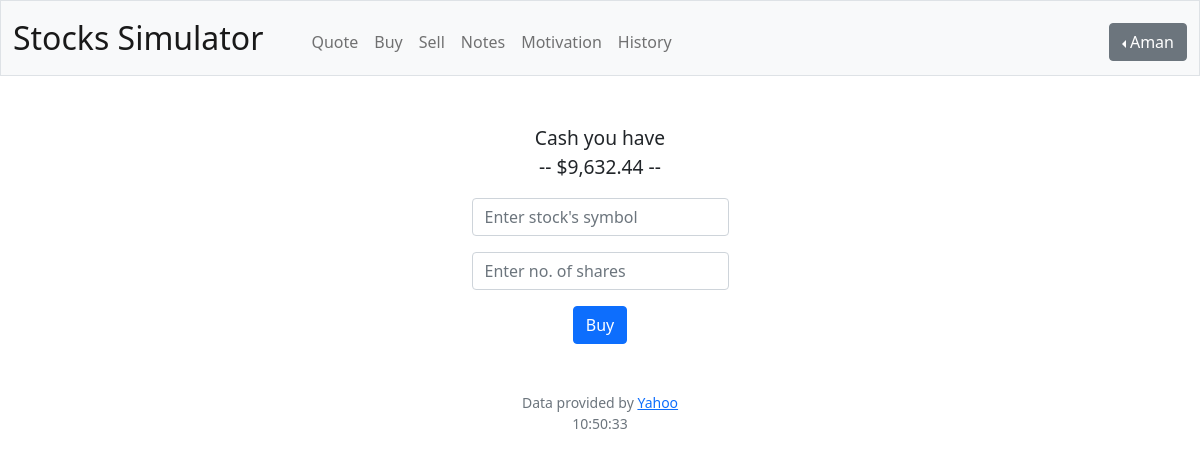
/buy (signed in), run on an earlier commit of the app's database.
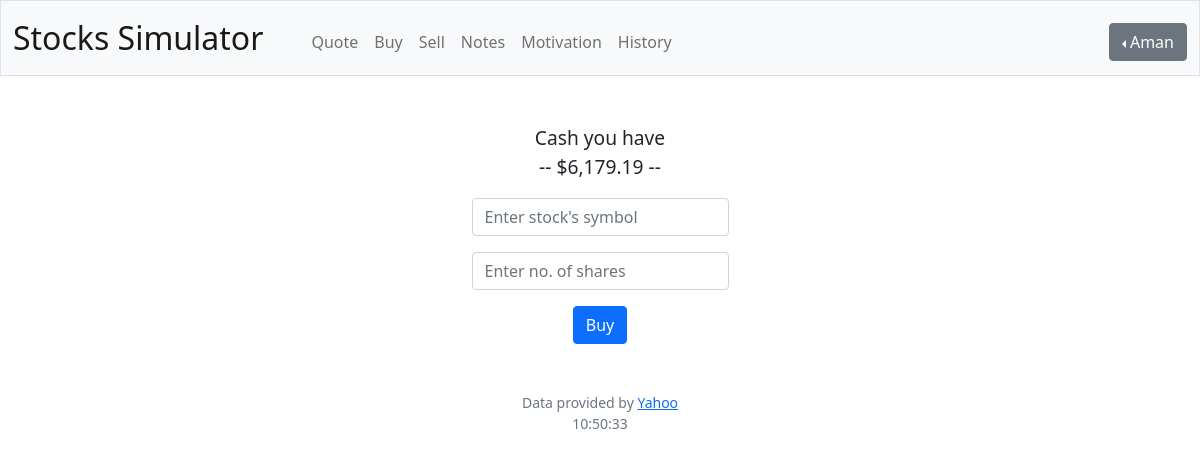
And on a later commit of the database.
### tables this page shows
CREATE TABLE users (id INTEGER PRIMARY KEY AUTOINCREMENT NOT NULL, username TEXT NOT NULL, hash TEXT NOT NULL, cash NUMERIC NOT NULL DEFAULT 10000.00);

### app.py (the view, shortened to what this page needs)
@app.route("/buy", methods=["GET", "POST"])
@login_required
def buy():
    cash = db.execute("SELECT cash FROM users WHERE id = ?",
                      session["user_id"])
    usrcsh = float(cash[0]["cash"])
    currentuser = db.execute(
        "SELECT username FROM users WHERE id = ?", session["user_id"])
    currentuser = currentuser[0]["username"]
    if request.method == "GET":
        return render_template("buy.html", usrcsh=usrcsh, currentuser=currentuser)

### app.py (called while the page is built)
@app.after_request
def after_request(response):
    response.headers["Cache-Control"] = "no-cache, no-store, must-revalidate"
    response.headers["Expires"] = 0
    response.headers["Pragma"] = "no-cache"
    return response

### helpers.py (called while the page is built)
def login_required(f):
    @wraps(f)
    def decorated_function(*args, **kwargs):
        if session.get("user_id") is None:
            return redirect("/login")
        return f(*args, **kwargs)
    return decorated_function

def usd(value):
    return f"${value:,.2f}"

### templates/buy.html (shortened to what this page needs)
{% extends "layout.html" %}
{% block main %}
<p style="font-size:larger ;">
    Cash you have <br> -- {{ usrcsh | usd }} -- <br>
</p>
<form action="/buy" method="post">
    <div class="mb-3">
        <input autocomplete="off" autofocus class="form-control mx-auto w-auto" name="symbol"
            placeholder="Enter stock's symbol" type="text">
    </div>
    <div class="mb-3">
        <input autocomplete="off" class="form-control mx-auto w-auto" name="shares" placeholder="Enter no. of shares"
            type="number">
    </div>
    <button class="btn btn-primary" type="submit">Buy</button>
</form>
{% endblock %}

### templates/layout.html (shortened to what this page needs)
<!DOCTYPE html>
<html lang="en">
<head>
    <link href="https://cdn.jsdelivr.net/npm/bootstrap@5.1.3/dist/css/bootstrap.min.css"
 rel="stylesheet">
    <link href="/static/styles.css" rel="stylesheet">
</head>
<body onload="startTime()"></body>
</html>
<nav class="bg-light border navbar navbar-expand-md navbar-light">
    <div class="container-fluid">
        <a class="navbar-brand" href="/">Stocks Simulator </a>
        <div class="collapse navbar-collapse " id="navbar">
            {% if session["user_id"] %}
            <ul class=" navbar-nav me-auto mt-2 ms-4">
                <li class="nav-item"><a class="nav-link" href="/quote">Quote</a></li>
                <li class="nav-item"><a class="nav-link" href="/buy">Buy</a></li>
                <li class="nav-item"><a class="nav-link" href="/sell">Sell</a></li>
                <li class="nav-item"><a class="nav-link" href="/notes">Notes</a></li>
                <li class="nav-item"><a class="nav-link" href="/motivation">Motivation</a></li>
                <li class="nav-item"><a class="nav-link" href="/history">History</a></li>
            </ul>
            <ul class="navbar-nav ms-auto mt-2">
                <li class="dropdown dropstart">
                    <button type="button" class="btn btn-secondary dropdown-toggle"
                        data-bs-toggle="dropdown">{{currentuser}}
                    </button>
        </div>
                    {% else %}
                    <ul class="navbar-nav ms-auto mt-2">
                        <li class="nav-item"><a class="nav-link" href="/register">Register</a></li>
                        <li class="nav-item"><a class="nav-link" href="/login">Log In</a></li>
                    </ul>
                    {% endif %}
</nav>
<main class="container-fluid py-5 text-center">
    {% block main %}{% endblock %}
</main>
<footer class="mb-5 small text-center text-muted">
    Data provided by <a href="https://finance.yahoo.com/">Yahoo</a>
    <div id="txt"></div>
</footer>
</body>
</html>

### static/styles.css (style rules this page uses)
nav .navbar-brand { font-size: xx-large; }

What changed in the data, as far as the page shows it:
changed users "Aman": cash "$9,632.44" → "$6,179.19"
